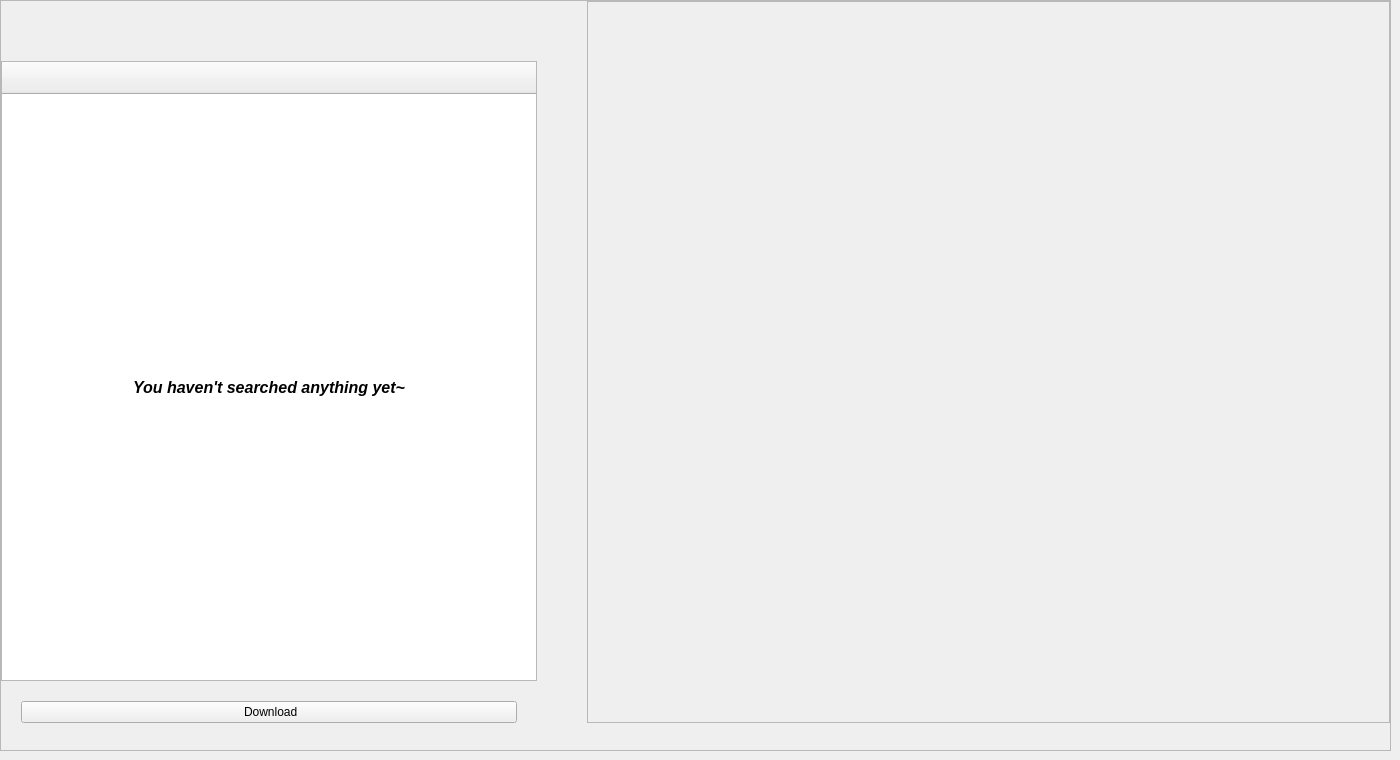
      <widget class="QWidget" name="page_home">
       <widget class="QFrame" name="frame">
        <property name="geometry">
         <rect>
          <x>0</x>
          <y>0</y>
          <width>1391</width>
          <height>751</height>
         </rect>
        </property>
        <property name="frameShape">
         <enum>QFrame::StyledPanel</enum>
        </property>
        <property name="frameShadow">
         <enum>QFrame::Raised</enum>
        </property>
        <layout class="QGridLayout" name="gridLayout" rowstretch="0,0,0" columnstretch="2,3">
         <property name="leftMargin">
          <number>0</number>
         </property>
         <property name="topMargin">
          <number>0</number>
         </property>
         <property name="rightMargin">
          <number>0</number>
         </property>
         <property name="bottomMargin">
          <number>27</number>
         </property>
         <property name="horizontalSpacing">
          <number>50</number>
         </property>
         <property name="verticalSpacing">
          <number>0</number>
         </property>
         <item row="2" column="0">
          <widget class="QFrame" name="verticalFrame">
           <layout class="QVBoxLayout" name="verticalLayout_4">
            <property name="spacing">
             <number>0</number>
            </property>
            <property name="leftMargin">
             <number>0</number>
            </property>
            <property name="topMargin">
             <number>0</number>
            </property>
            <property name="rightMargin">
             <number>0</number>
            </property>
            <property name="bottomMargin">
             <number>0</number>
            </property>
            <item>
             <spacer name="verticalSpacer_5">
              <property name="orientation">
               <enum>Qt::Vertical</enum>
              </property>
              <property name="sizeType">
               <enum>QSizePolicy::Fixed</enum>
              </property>
              <property name="sizeHint" stdset="0">
               <size>
                <width>20</width>
                <height>60</height>
               </size>
              </property>
             </spacer>
            </item>
            <item>
             <widget class="QTableWidget" name="table_img">
              <property name="font">
               <font>
                <family>Arial</family>
                <pointsize>12</pointsize>
                <italic>true</italic>
                <bold>true</bold>
               </font>
              </property>
              <property name="cursor" stdset="0">
               <cursorShape>PointingHandCursor</cursorShape>
              </property>
              <property name="styleSheet">
               <string notr="true"/>
              </property>
              <property name="verticalScrollBarPolicy">
               <enum>Qt::ScrollBarAlwaysOff</enum>
              </property>
              <property name="horizontalScrollBarPolicy">
               <enum>Qt::ScrollBarAlwaysOff</enum>
              </property>
              <property name="editTriggers">
               <set>QAbstractItemView::NoEditTriggers</set>
              </property>
              <property name="showGrid">
               <bool>false</bool>
              </property>
              <property name="wordWrap">
               <bool>true</bool>
              </property>
              <attribute name="horizontalHeaderDefaultSectionSize">
               <number>100</number>
              </attribute>
              <attribute name="horizontalHeaderStretchLastSection">
               <bool>true</bool>
              </attribute>
              <attribute name="verticalHeaderVisible">
               <bool>false</bool>
              </attribute>
              <attribute name="verticalHeaderDefaultSectionSize">
               <number>150</number>
              </attribute>
              <attribute name="verticalHeaderStretchLastSection">
               <bool>true</bool>
              </attribute>
              <row>
               <property name="text">
                <string>新建行</string>
               </property>
              </row>
              <column>
               <property name="text">
                <string/>
               </property>
               <property name="font">
                <font>
                 <family>Arial</family>
                 <pointsize>18</pointsize>
                 <bold>true</bold>
                </font>
               </property>
              </column>
              <item row="0" column="0">
               <property name="text">
                <string>You haven't searched anything yet~</string>
               </property>
               <property name="textAlignment">
                <set>AlignCenter</set>
               </property>
              </item>
             </widget>
            </item>
            <item>
             <layout class="QHBoxLayout" name="horizontalLayout_3">
              <property name="spacing">
               <number>30</number>
              </property>
              <property name="leftMargin">
               <number>20</number>
              </property>
              <property name="topMargin">
               <number>20</number>
              </property>
              <property name="rightMargin">
               <number>20</number>
              </property>
              <item>
               <widget class="QPushButton" name="btn_download">
                <property name="cursor">
                 <cursorShape>PointingHandCursor</cursorShape>
                </property>
                <property name="text">
                 <string> Download</string>
                </property>
               </widget>
              </item>
             </layout>
            </item>
           </layout>
          </widget>
         </item>
         <item row="2" column="1">
          <widget class="QFrame" name="frame_3">
           <property name="frameShape">
            <enum>QFrame::StyledPanel</enum>
           </property>
           <property name="frameShadow">
            <enum>QFrame::Raised</enum>
           </property>
           <widget class="QLabel" name="label_viewer">
            <property name="geometry">
             <rect>
              <x>10</x>
              <y>18</y>
              <width>781</width>
              <height>688</height>
             </rect>
            </property>
            <property name="frameShape">
             <enum>QFrame::NoFrame</enum>
            </property>
            <property name="alignment">
             <set>Qt::AlignCenter</set>
            </property>
           </widget>
          </widget>
         </item>
        </layout>
       </widget>
      </widget>
